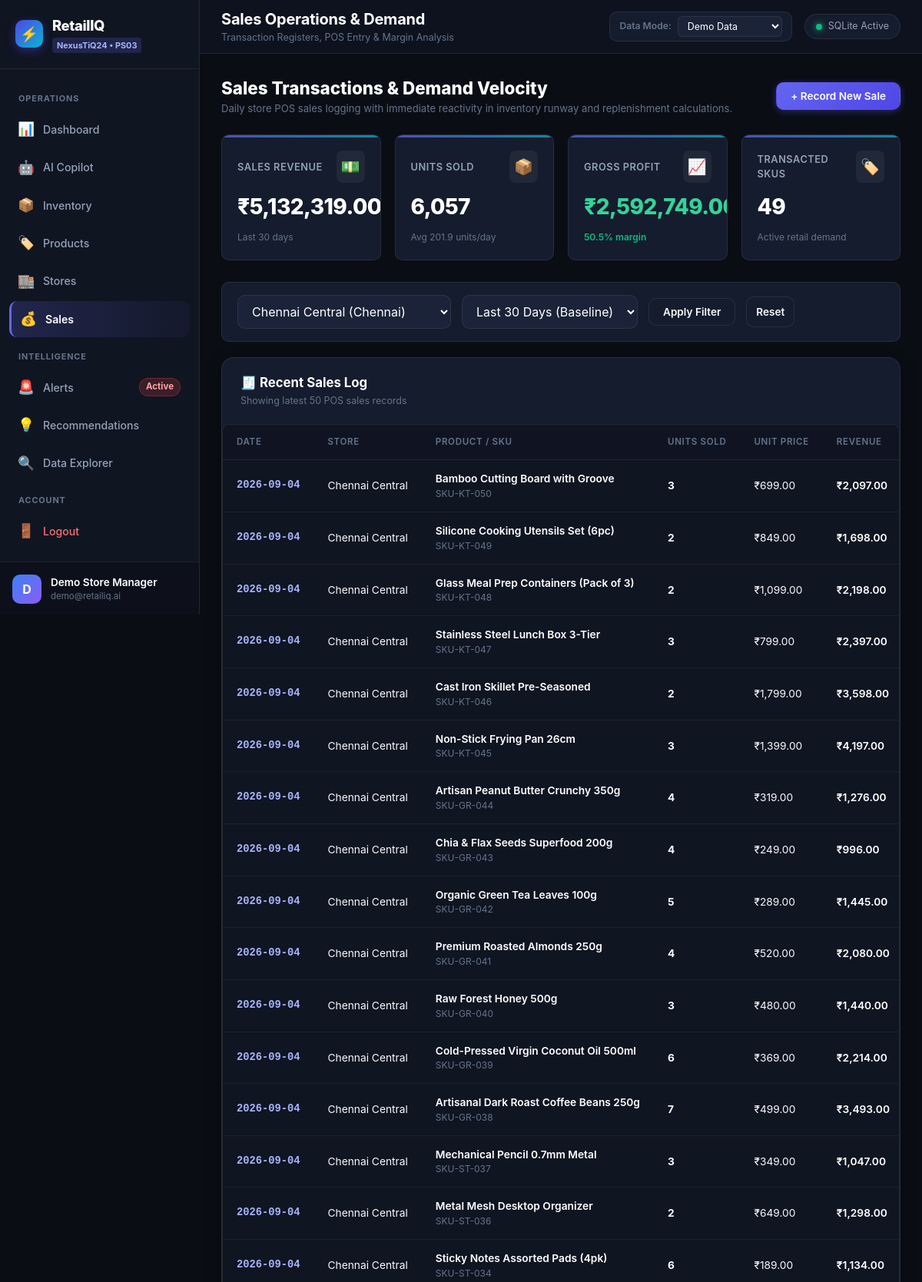
Screenshot of /sales?store_id=1 (signed in, upper part) with the database file from the repository.
### tables this page shows
CREATE TABLE users (
            user_id INTEGER PRIMARY KEY AUTOINCREMENT,
            full_name TEXT NOT NULL,
            email TEXT UNIQUE NOT NULL,
            password_hash TEXT NOT NULL,
            business_name TEXT,
            created_at TEXT NOT NULL
        );

CREATE TABLE products (
            product_id INTEGER PRIMARY KEY AUTOINCREMENT,
            sku TEXT UNIQUE NOT NULL,
            name TEXT NOT NULL,
            category_id INTEGER NOT NULL,
            cost_price REAL NOT NULL,
            selling_price REAL NOT NULL,
            supplier_name TEXT NOT NULL,
            lead_time_days INTEGER NOT NULL,
            min_reorder_qty INTEGER NOT NULL, is_demo INTEGER DEFAULT 1, user_id INTEGER,
            FOREIGN KEY (category_id) REFERENCES categories(category_id)
        );

CREATE TABLE stores (
            store_id INTEGER PRIMARY KEY AUTOINCREMENT,
            code TEXT UNIQUE NOT NULL,
            name TEXT NOT NULL,
            city TEXT NOT NULL,
            address TEXT NOT NULL,
            manager_name TEXT NOT NULL,
            contact_phone TEXT NOT NULL,
            is_active INTEGER DEFAULT 1
        , is_demo INTEGER DEFAULT 1, user_id INTEGER);

### app.py (the view)
@app.route("/sales")
@login_required
def sales_page():
    store_id = request.args.get("store_id", type=int)
    days = request.args.get("days", default=30, type=int)
    data_mode = request.args.get("data_mode", default="demo", type=str)
    data = DashboardService.get_sales_page_data(store_id=store_id, days=days, data_mode=data_mode)
    store_filter = "WHERE s.store_id = ?" if store_id else ""
    params = (store_id,) if store_id else ()
    recent_sales = fetch_all(f"""
        SELECT s.sale_id, s.date, st.name as store_name, p.name as product_name, p.sku, s.units_sold, s.unit_price, s.revenue, s.profit
        FROM sales s
        JOIN stores st ON s.store_id = st.store_id
        JOIN products p ON s.product_id = p.product_id
        {store_filter}
        ORDER BY s.date DESC, s.sale_id DESC
        LIMIT 50;
    """, params)
    all_products = fetch_all("SELECT product_id, sku, name, selling_price FROM products ORDER BY name ASC;")
    return render_template(
        "sales.html",
        active_page="sales",
        page_heading="Sales Operations & Demand",
        page_subheading="Transaction Registers, POS Entry & Margin Analysis",
        current_user=get_current_user(),
        current_mode=data_mode,
        kpis=data["kpis"],
        stores=data["stores"],
        selected_store=store_id,
        period_days=days,
        recent_sales=recent_sales,
        all_products=all_products,
        reference_date=REFERENCE_DATE
    )

### app.py (called while the page is built)
@app.before_request
def ensure_initialized():
    if not hasattr(app, "_db_ready"):
        init_db()
        seed_database(force=False)
        AuthService.ensure_demo_user()
        app._db_ready = True

def login_required(f):
    @wraps(f)
    def decorated_function(*args, **kwargs):
        if "user_id" not in session:
            if request.path.startswith("/api/"):
                return jsonify({"success": False, "error": "Authentication required."}), 401
            flash("Please sign in to access this page.", "warning")
            return redirect(url_for("login_page"))
        return f(*args, **kwargs)
    return decorated_function

def get_current_user():
    if "user_id" in session:
        return AuthService.get_user_by_id(session["user_id"])
    return None

### src/analytics/sales.py (called while the page is built)
def _build_mode_clause(data_mode: str, alias: str = "") -> str:
    prefix = f"{alias}." if alias else ""
    if data_mode == "demo":
        return f" AND {prefix}is_demo = 1"
    elif data_mode == "user":
        return f" AND {prefix}is_demo = 0"
    return ""

### src/database.py (called while the page is built)
def get_connection() -> sqlite3.Connection:
    DATA_DIR.mkdir(parents=True, exist_ok=True)
    conn = sqlite3.connect(str(DATABASE_PATH), timeout=30.0)
    conn.row_factory = sqlite3.Row
    conn.execute("PRAGMA foreign_keys = ON;")
    conn.execute("PRAGMA journal_mode = WAL;")
    conn.execute("PRAGMA synchronous = NORMAL;")
    return conn

def fetch_all(query: str, params: tuple = ()) -> List[Dict[str, Any]]:
    with get_connection() as conn:
        cursor = conn.cursor()
        cursor.execute(query, params)
        rows = cursor.fetchall()
        return [dict(row) for row in rows]

def fetch_one(query: str, params: tuple = ()) -> Optional[Dict[str, Any]]:
    with get_connection() as conn:
        cursor = conn.cursor()
        cursor.execute(query, params)
        row = cursor.fetchone()
        return dict(row) if row else None

### src/services/auth_service.py (called while the page is built)
    @staticmethod
    def get_user_by_id(user_id: int) -> Optional[Dict[str, Any]]:
        return fetch_one("SELECT user_id, full_name, email, business_name, created_at FROM users WHERE user_id = ?;", (user_id,))

### templates/sales.html (shortened to what this page needs)
{% extends "base.html" %}
{% block content %}
<div style="display: flex; justify-content: space-between; align-items: center; margin-bottom: 24px; flex-wrap: wrap; gap: 12px;">
  <div>
    <h2 style="font-size: 1.4rem; font-weight: 800; color: #ffffff;">Sales Transactions & Demand Velocity</h2>
    <p style="font-size: 0.82rem; color: var(--text-muted);">
      Daily store POS sales logging with immediate reactivity in inventory runway and replenishment calculations.
    </p>
  </div>
  <button class="btn btn-primary" onclick="openModal('recordSaleModal')" id="btnOpenRecordSale">
    <span>+ Record New Sale</span>
  </button>
</div>
<div class="kpi-grid">
  <div class="kpi-card">
    <div class="kpi-header">
      <span class="kpi-label">Sales Revenue</span>
      <span class="kpi-icon">💵</span>
    </div>
    <div class="kpi-value">₹{{ "{:,.2f}".format(kpis.total_revenue) }}</div>
    <div class="kpi-subtext">
      <span>Last {{ period_days }} days</span>
    </div>
  </div>
  <div class="kpi-card">
    <div class="kpi-header">
      <span class="kpi-label">Units Sold</span>
      <span class="kpi-icon">📦</span>
    </div>
    <div class="kpi-value">{{ "{:,}".format(kpis.total_units) }}</div>
    <div class="kpi-subtext">
      <span>Avg {{ "{:,.1f}".format(kpis.total_units / period_days) }} units/day</span>
    </div>
  </div>
  <div class="kpi-card">
    <div class="kpi-header">
      <span class="kpi-label">Gross Profit</span>
      <span class="kpi-icon">📈</span>
    </div>
    <div class="kpi-value" style="color: #34d399;">₹{{ "{:,.2f}".format(kpis.total_profit) }}</div>
    <div class="kpi-subtext">
      <span class="growth-positive">{{ kpis.profit_margin_pct }}% margin</span>
    </div>
  </div>
  <div class="kpi-card">
    <div class="kpi-header">
      <span class="kpi-label">Transacted SKUs</span>
      <span class="kpi-icon">🏷️</span>
    </div>
    <div class="kpi-value">{{ kpis.active_skus }}</div>
    <div class="kpi-subtext">
      <span>Active retail demand</span>
    </div>
  </div>
</div>
<form method="GET" action="/sales" class="filter-bar" id="salesFilterForm">
  <div style="min-width: 200px;">
    <select name="store_id" class="form-select" onchange="document.getElementById('salesFilterForm').submit()">
      {% for st in stores %}
      <option value="{{ st.store_id }}" {% if selected_store == st.store_id %}selected{% endif %}>
        {{ st.name }} ({{ st.city }})
      </option>
      {% endfor %}
    </select>
  </div>
  <div style="min-width: 170px;">
    <select name="days" class="form-select" onchange="document.getElementById('salesFilterForm').submit()">
      <option value="30" {% if period_days == 30 %}selected{% endif %}>Last 30 Days (Baseline)</option>
    </select>
  </div>
  <button type="submit" class="btn btn-secondary">Apply Filter</button>
  <a href="/sales" class="btn btn-secondary" style="padding: 9px 12px;">Reset</a>
</form>
<div class="card" style="padding: 0; overflow: hidden;">
  <div class="card-header" style="padding: 20px 24px; margin-bottom: 0;">
    <div>
      <div class="card-title">🧾 Recent Sales Log</div>
      <div class="card-subtitle">Showing latest 50 POS sales records</div>
    </div>
  </div>
  <div class="table-responsive">
    <table class="data-table" id="salesTable">
      <thead>
        <tr>
          <th>Date</th>
          <th>Store</th>
          <th>Product / SKU</th>
          <th>Units Sold</th>
          <th>Unit Price</th>
          <th>Revenue</th>
        </tr>
      </thead>
      <tbody>
        {% for s in recent_sales %}
        <tr>
          <td style="font-family: var(--font-mono); font-weight: 600; color: #a5b4fc;">{{ s.date }}</td>
          <td>{{ s.store_name }}</td>
          <td>
            <div style="font-weight: 600; color: #ffffff;">{{ s.product_name }}</div>
            <div style="font-size: 0.75rem; color: var(--text-muted);">{{ s.sku }}</div>
          </td>
          <td style="font-weight: 700;">{{ s.units_sold }}</td>
          <td>₹{{ "{:,.2f}".format(s.unit_price) }}</td>
          <td style="font-weight: 600; color: #ffffff;">₹{{ "{:,.2f}".format(s.revenue) }}</td>
        </tr>
        {% else %}
        <tr>
          <td colspan="8" style="text-align: center; color: var(--text-muted); padding: 32px;">
            No sales transactions found for this period.
          </td>
        </tr>
        {% endfor %}
      </tbody>
    </table>
  </div>
</div>
{% endblock %}

### templates/base.html (shortened to what this page needs)
<!DOCTYPE html>
<html lang="en">
<head>
  <link rel="stylesheet" href="/static/css/style.css">
</head>
<body>
  <div class="app-layout">
    <aside class="sidebar" id="appSidebar">
      <div class="sidebar-header">
        <div class="brand-logo">
          <div class="brand-icon">⚡</div>
          <div class="brand-text">
            <span class="brand-name">RetailIQ</span>
            <span class="brand-badge">NexusTiQ24 • PS03</span>
          </div>
        </div>
      </div>
      <nav class="sidebar-nav">
        <div class="nav-section-label">OPERATIONS</div>
        <a href="/dashboard" class="nav-item {% if active_page == 'dashboard' %}active{% endif %}" id="nav-dashboard">
          <span class="nav-icon">📊</span>
          <span class="nav-label">Dashboard</span>
        </a>
        <a href="/copilot" class="nav-item {% if active_page == 'copilot' %}active{% endif %}" id="nav-copilot">
          <span class="nav-icon">🤖</span>
          <span class="nav-label">AI Copilot</span>
        </a>
        <a href="/inventory" class="nav-item {% if active_page == 'inventory' %}active{% endif %}" id="nav-inventory">
          <span class="nav-icon">📦</span>
          <span class="nav-label">Inventory</span>
        </a>
        <a href="/products" class="nav-item {% if active_page == 'products' %}active{% endif %}" id="nav-products">
          <span class="nav-icon">🏷️</span>
          <span class="nav-label">Products</span>
        </a>
        <a href="/stores" class="nav-item {% if active_page == 'stores' %}active{% endif %}" id="nav-stores">
          <span class="nav-icon">🏬</span>
          <span class="nav-label">Stores</span>
        </a>
        <a href="/sales" class="nav-item {% if active_page == 'sales' %}active{% endif %}" id="nav-sales">
          <span class="nav-icon">💰</span>
          <span class="nav-label">Sales</span>
        </a>
        <div class="nav-section-label">INTELLIGENCE</div>
        <a href="/alerts" class="nav-item {% if active_page == 'alerts' %}active{% endif %}" id="nav-alerts">
          <span class="nav-icon">🚨</span>
          <span class="nav-label">Alerts</span>
          <span class="nav-badge" id="nav-alert-count">Active</span>
        </a>
        <a href="/recommendations" class="nav-item {% if active_page == 'recommendations' %}active{% endif %}" id="nav-recommendations">
          <span class="nav-icon">💡</span>
          <span class="nav-label">Recommendations</span>
        </a>
        <a href="/data-explorer" class="nav-item {% if active_page == 'data-explorer' %}active{% endif %}" id="nav-explorer">
          <span class="nav-icon">🔍</span>
          <span class="nav-label">Data Explorer</span>
        </a>
        <div class="nav-section-label">ACCOUNT</div>
        <a href="/logout" class="nav-item nav-item-logout" id="nav-logout">
          <span class="nav-icon">🚪</span>
          <span class="nav-label">Logout</span>
        </a>
      </nav>
      <div class="sidebar-footer">
        <div class="user-profile">
          <div class="user-avatar">{{ (current_user.full_name[0] if current_user and current_user.full_name else 'M') | upper }}</div>
          <div class="user-info">
            <div class="user-name">{{ current_user.full_name if current_user else 'Store Manager' }}</div>
            <div class="user-role">{{ current_user.email if current_user else 'manager@retailiq.internal' }}</div>
          </div>
        </div>
      </div>
    </aside>
    <div class="main-wrapper">
      <header class="topbar">
        <div class="topbar-left">
          <div class="page-title-area">
            <h1 class="page-title">{{ page_heading or 'RetailIQ' }}</h1>
            <span class="page-subtitle">{{ page_subheading or 'Sales & Inventory Copilot' }}</span>
          </div>
        </div>
        <div class="topbar-right">
          <div class="data-mode-toggle">
            <label for="globalDataMode" class="mode-label">Data Mode:</label>
            <select id="globalDataMode" class="form-select-sm" onchange="changeDataMode(this.value)">
              <option value="demo" {% if current_mode == 'demo' %}selected{% endif %}>Demo Data</option>
            </select>
          </div>
          <div class="system-status-indicator">
            <span class="status-dot"></span>
            <span class="status-text">SQLite Active</span>
          </div>
        </div>
      </header>
      <main class="main-content">
        <div class="content-container">
          {% block content %}{% endblock %}
        </div>
      </main>
    </div>
  </div>
</body>
</html>

### rows the page displays
users: full_name "D", full_name "Demo Store Manager", email "demo@retailiq.ai"
products: date "2026-09-04", store_name "Chennai Central", product_name "Bamboo Cutting Board with Groove", sku "SKU-KT-050", units_sold "3", unit_price "699.00", revenue "2,097.00"
products: date "2026-09-04", store_name "Chennai Central", product_name "Silicone Cooking Utensils Set (6pc)", sku "SKU-KT-049", units_sold "2", unit_price "849.00", revenue "1,698.00"
products: date "2026-09-04", store_name "Chennai Central", product_name "Glass Meal Prep Containers (Pack of 3)", sku "SKU-KT-048", units_sold "2", unit_price "1,099.00", revenue "2,198.00"
products: date "2026-09-04", store_name "Chennai Central", product_name "Stainless Steel Lunch Box 3-Tier", sku "SKU-KT-047", units_sold "3", unit_price "799.00", revenue "2,397.00"
products: date "2026-09-04", store_name "Chennai Central", product_name "Cast Iron Skillet Pre-Seasoned", sku "SKU-KT-046", units_sold "2", unit_price "1,799.00", revenue "3,598.00"
products: date "2026-09-04", store_name "Chennai Central", product_name "Non-Stick Frying Pan 26cm", sku "SKU-KT-045", units_sold "3", unit_price "1,399.00", revenue "4,197.00"
products: date "2026-09-04", store_name "Chennai Central", product_name "Artisan Peanut Butter Crunchy 350g", sku "SKU-GR-044", units_sold "4", unit_price "319.00", revenue "1,276.00"
products: date "2026-09-04", store_name "Chennai Central", product_name "Chia & Flax Seeds Superfood 200g", sku "SKU-GR-043", units_sold "4", unit_price "249.00", revenue "996.00"
products: date "2026-09-04", store_name "Chennai Central", product_name "Organic Green Tea Leaves 100g", sku "SKU-GR-042", units_sold "5", unit_price "289.00", revenue "1,445.00"
products: date "2026-09-04", store_name "Chennai Central", product_name "Premium Roasted Almonds 250g", sku "SKU-GR-041", units_sold "4", unit_price "520.00", revenue "2,080.00"
products: date "2026-09-04", store_name "Chennai Central", product_name "Raw Forest Honey 500g", sku "SKU-GR-040", units_sold "3", unit_price "480.00", revenue "1,440.00"
products: date "2026-09-04", store_name "Chennai Central", product_name "Cold-Pressed Virgin Coconut Oil 500ml", sku "SKU-GR-039", units_sold "6", unit_price "369.00", revenue "2,214.00"
products: date "2026-09-04", store_name "Chennai Central", product_name "Artisanal Dark Roast Coffee Beans 250g", sku "SKU-GR-038", units_sold "7", unit_price "499.00", revenue "3,493.00"
products: date "2026-09-04", store_name "Chennai Central", product_name "Mechanical Pencil 0.7mm Metal", sku "SKU-ST-037", units_sold "3", unit_price "349.00", revenue "1,047.00"
products: date "2026-09-04", store_name "Chennai Central", product_name "Metal Mesh Desktop Organizer", sku "SKU-ST-036", units_sold "2", unit_price "649.00", revenue "1,298.00"
products: date "2026-09-04", store_name "Chennai Central", product_name "Sticky Notes Assorted Pads (4pk)", sku "SKU-ST-034", units_sold "6", unit_price "189.00", revenue "1,134.00"

### other values shown
{{ page_heading or 'RetailIQ' }} "Sales Operations & Demand"
{{ page_subheading or 'Sales & Inventory Copilot' }} "Transaction Registers, POS Entry & Margin Analysis"
{{ "{:,.2f}".format(kpis.total_revenue) }} "5,132,319.00"
{{ period_days }} "30"
{{ "{:,}".format(kpis.total_units) }} "6,057"
{{ "{:,.1f}".format(kpis.total_units / period_days) }} "201.9"
{{ kpis.profit_margin_pct }} "50.5"
{{ kpis.active_skus }} "49"
form field store_id "Chennai Central (Chennai)"
